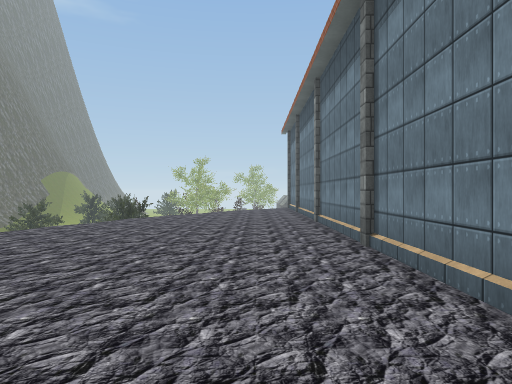
[1] (above)

16 first-person views from a walk through a 3-D level made in the Unity game engine. The camera is 1.5 m above the floor, looks level and sees 70° across. The floor is counted in squares, 2 m on a side. Each view is taken from the middle of a square. On the plan, view 1 faces up. The plan holds only what a view shows up to about 11 squares ahead; the rest is blank. The place goes on beyond the plan. The player is left out. Some surface patterns are stand-ins.

[2]
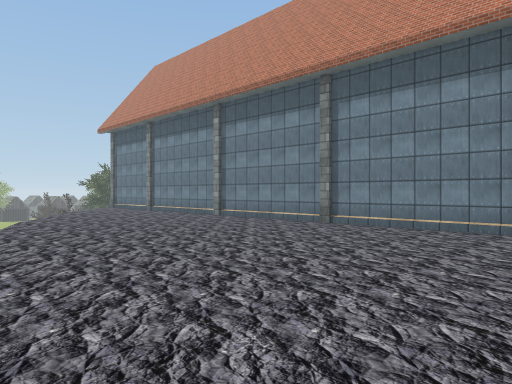

[3]
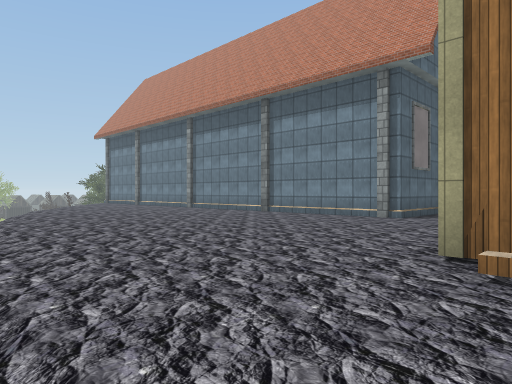

[4]
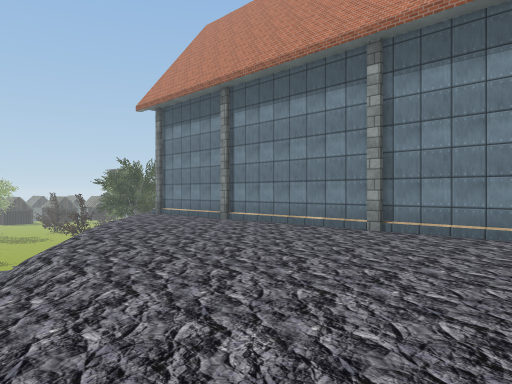

[5]
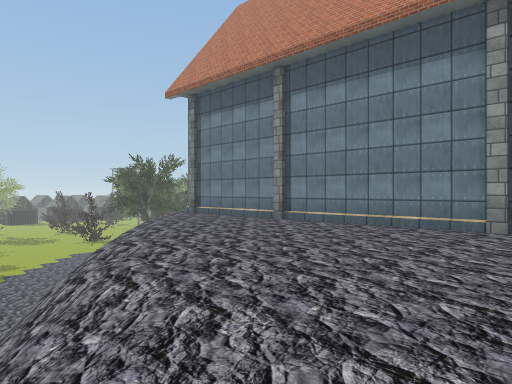

[6]
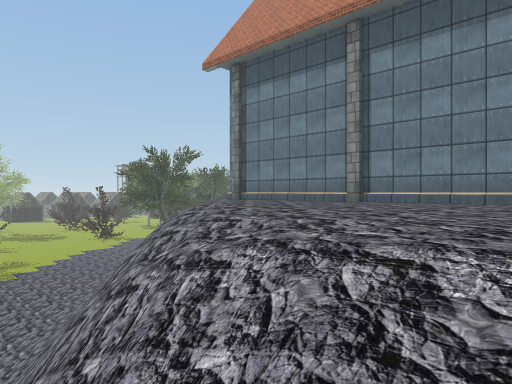

[7]
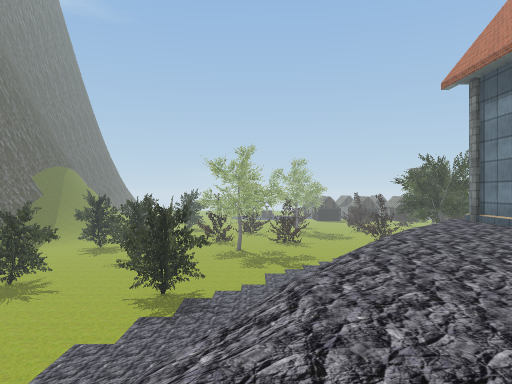

[8]
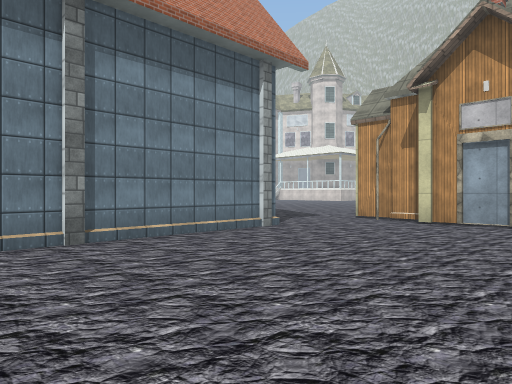

[9]
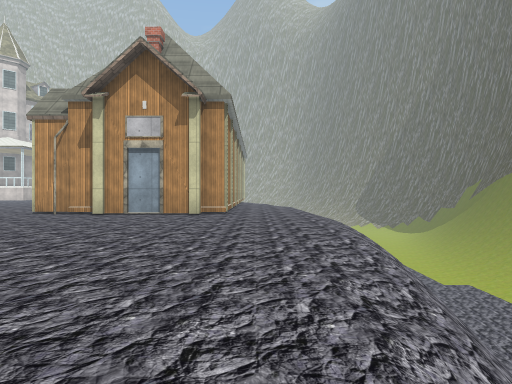

[10]
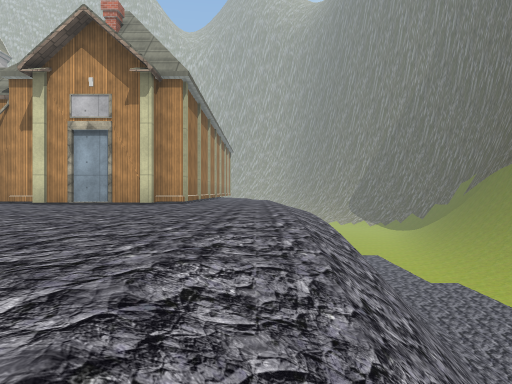

[11]
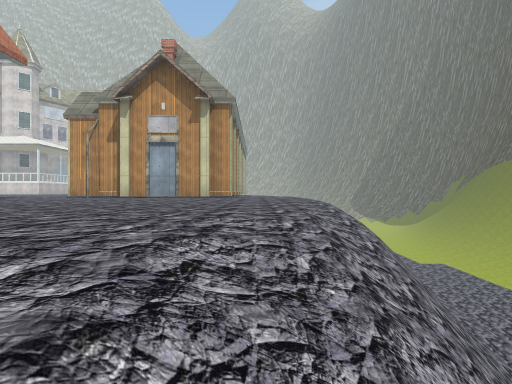

[12]
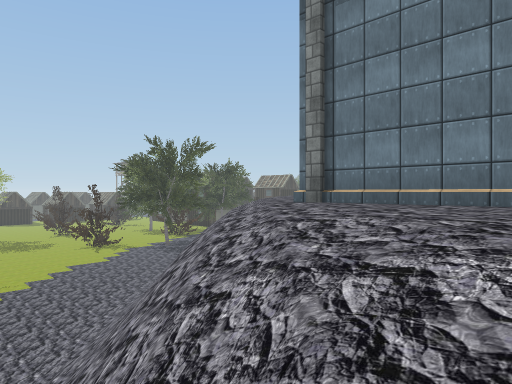

[13]
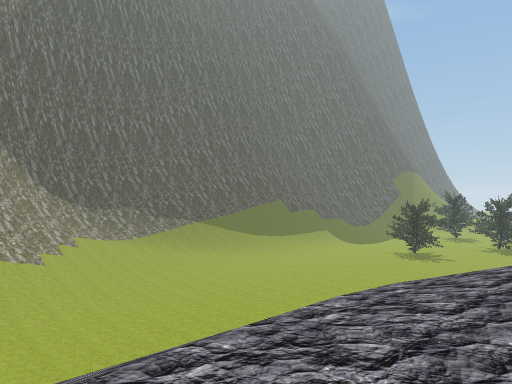

[14]
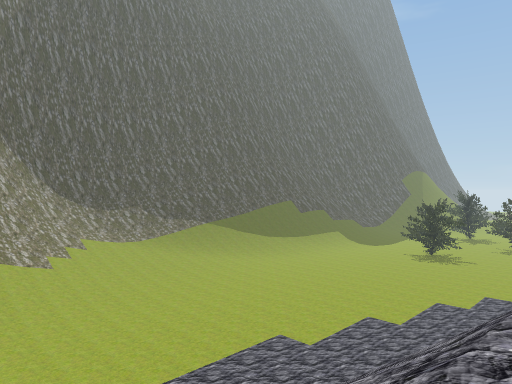

[15]
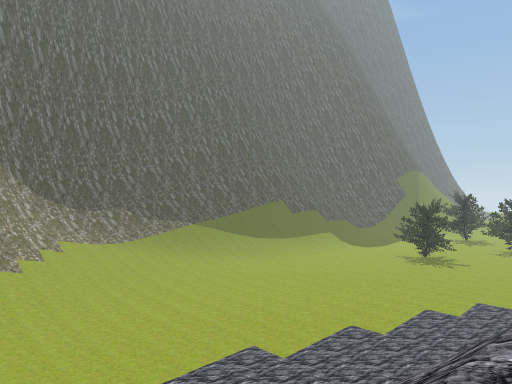

[16]
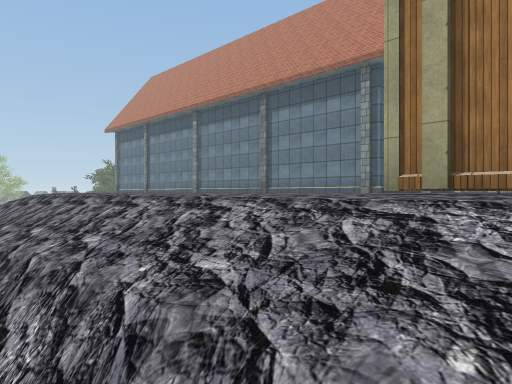

### Floor plan
Key: @ floor where view 1 was taken; # wall or solid block; . main floor; : floor 0.25 m higher than the main floor; + floor 0.5 m higher than the main floor; * floor 5.75 m higher than the main floor; % floor 6 m higher than the main floor; / step, stairs or slope; = window, fence, low wall or low ledge; v drop or lower ground.
Columns run from 19 left of view 1 to 4 right of it. Each row starts with its distance up from view 1.
 23                 ..../
 22                 ...//
 21                 ..//
 20                 .//#v//
 19         ....... ./#v//%
 18         ......../=#//%
 17          ......// //%#
 16          ..... /#v/%%#
 15           .... =#/%%%#
 14           ..   =//%%%#
 13          ...   v/%%%%#
 12         ....   //%%%%#
 11        ....   v/%%%%%#
 10       .....   //%%%%%#
  9      ......   /%%%%%%#
  8     .......  v/%%%%%%#
  7    .......   /%%%%%%%#
  6   ........ /#/%%%%%%%#
  5  :....... /#v/%%%%%%%#
  4 /+......  /=/*%%%%%%%#
  3 /+:....  ./=/%%%%%%%%#
  2 //+.... ./#=/%%%%%%%%#
  1         ./#v/%%%%%%%%###
  0        ../  /%%%%%%@%%%
 -1        ../ //%%%%%%%%%%
 -2        ../ //%%%#####%%
 -3       .../ /*%%##  ##%
 -4       ...  /*%%#

Positions as (right, up) in squares from view 1, and headings:
1: (0, 0), facing up
2: (-6, 0), facing up-right
3: (-7, -3), facing up-right
4: (-5, 6), facing up-right
5: (-5, 8), facing up-right
6: (-5, 10), facing up-right
7: (-4, 8), facing up
8: (-4, 7), facing down-right
9: (-5, 8), facing down
10: (-6, 7), facing down
11: (-5, 10), facing down
12: (-3, 14), facing up-right
13: (-5, 0), facing up-left
14: (-6, 0), facing up-left
15: (-6, 1), facing up-left
16: (-8, -4), facing up-right
